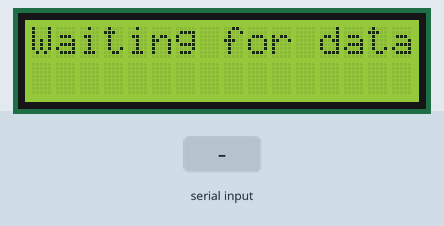
This sketch was run on a simulated Arduino Uno, built with avr-gcc and run on an emulated ATmega328P. Shown: 16×2 character LCD. Inputs (shaded band) come from the test bench.

Above: at 1.2 s.
1.3 s: "Temp:\n" received over the second serial link
At 2.3 s:
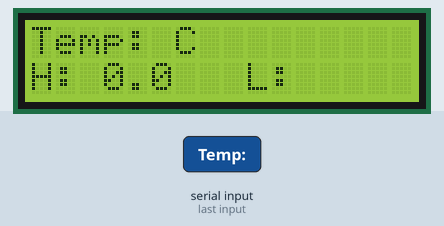
2.8 s: "Humidity:\n" received over the second serial link
At 4.0 s:
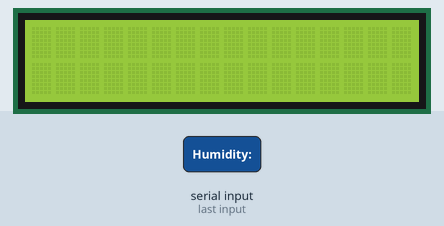
Timing chart, 0 to 5.8 s (numbered marks = the images above; inputs shaded):
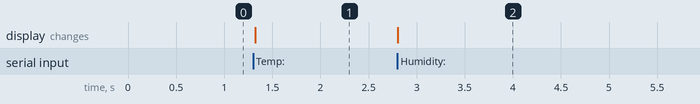

The sketch:

board4.ino
```cpp
#include <Wire.h>
#include <LiquidCrystal_I2C.h>
#include <SoftwareSerial.h>

// Define SoftwareSerial pins for communication with Board 3
SoftwareSerial board4Serial(10, 11); // RX, TX

// Initialize the LCD with I2C address 0x27 and dimensions 16x2
LiquidCrystal_I2C lcd(0x27, 16, 2);

void setup() {
  board4Serial.begin(9600);  // Communication with Board 3
  lcd.init();                // Initialize the LCD
  lcd.backlight();           // Turn on the backlight
  lcd.clear();               // Clear the screen
  lcd.setCursor(0, 0);
  lcd.print("Waiting for data");
}

void loop() {
  // Check if data is available from Board 3
  if (board4Serial.available()) {
    String receivedData = board4Serial.readStringUntil('\n'); // Read incoming data

    // Display received data on the LCD
    lcd.clear();

    if (receivedData.startsWith("Temp:")) {

      int tempStart = receivedData.indexOf(':') + 2;
      int tempEnd = receivedData.indexOf(" °C");
      String tempValue = receivedData.substring(tempStart, tempEnd);

      int humStart = receivedData.indexOf("Humidity:") + 10;
      int humEnd = receivedData.indexOf(" %");
      float humValue = receivedData.substring(humStart, humEnd).toFloat();  // Convert to float for formatting

      int ldrStart = receivedData.indexOf("Light:") + 7;
      String ldrValue = receivedData.substring(ldrStart);

      // Display values on the LCD
      lcd.setCursor(0, 0);
      lcd.print("Temp: ");
      lcd.print(tempValue);
      lcd.print("C");  //Display temperature

      lcd.setCursor(0, 1);
      lcd.print("H: ");
      lcd.print(humValue, 1);  // Display humidity with 1 decimal point


      lcd.setCursor(9, 1);
      lcd.print("L: ");
      lcd.print(ldrValue.substring(0, ldrValue.indexOf(" ")));  //Didplay light intensity
    }
  }
}
```

Measured:
- after the input at 1.3 s, the display: changes at once (image 1)
- after the input at 2.8 s, the display: changes at once (image 2)
